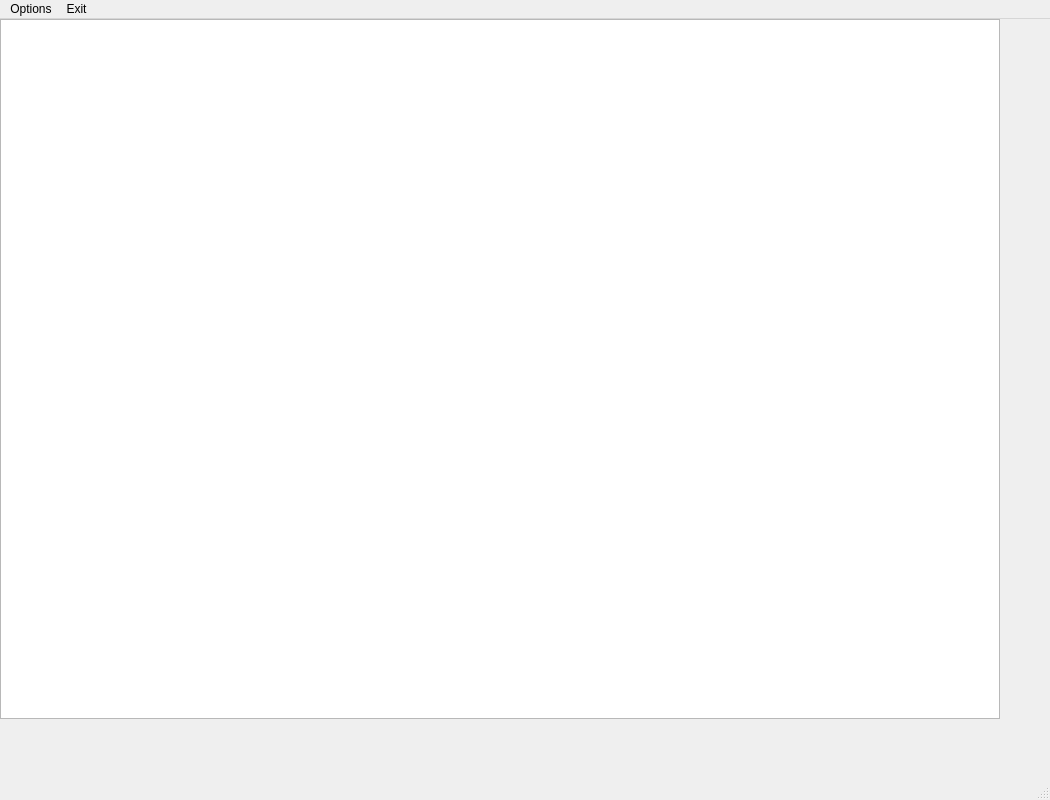
<?xml version="1.0" encoding="UTF-8"?>
<ui version="4.0">
 <class>MainWindow</class>
 <widget class="QMainWindow" name="MainWindow">
  <property name="geometry">
   <rect>
    <x>0</x>
    <y>0</y>
    <width>1050</width>
    <height>800</height>
   </rect>
  </property>
  <property name="windowTitle">
   <string>MainWindow</string>
  </property>
  <widget class="QWidget" name="centralwidget">
   <widget class="QGraphicsView" name="graphicsView">
    <property name="geometry">
     <rect>
      <x>0</x>
      <y>0</y>
      <width>1000</width>
      <height>700</height>
     </rect>
    </property>
   </widget>
  </widget>
  <widget class="QMenuBar" name="menubar">
   <property name="geometry">
    <rect>
     <x>0</x>
     <y>0</y>
     <width>1050</width>
     <height>21</height>
    </rect>
   </property>
   <widget class="QMenu" name="menuOptions">
    <property name="title">
     <string>Options</string>
    </property>
   </widget>
   <widget class="QMenu" name="menuExit">
    <property name="title">
     <string>Exit</string>
    </property>
   </widget>
   <addaction name="menuOptions"/>
   <addaction name="menuExit"/>
  </widget>
  <widget class="QStatusBar" name="statusbar"/>
 </widget>
 <resources/>
 <connections/>
</ui>
